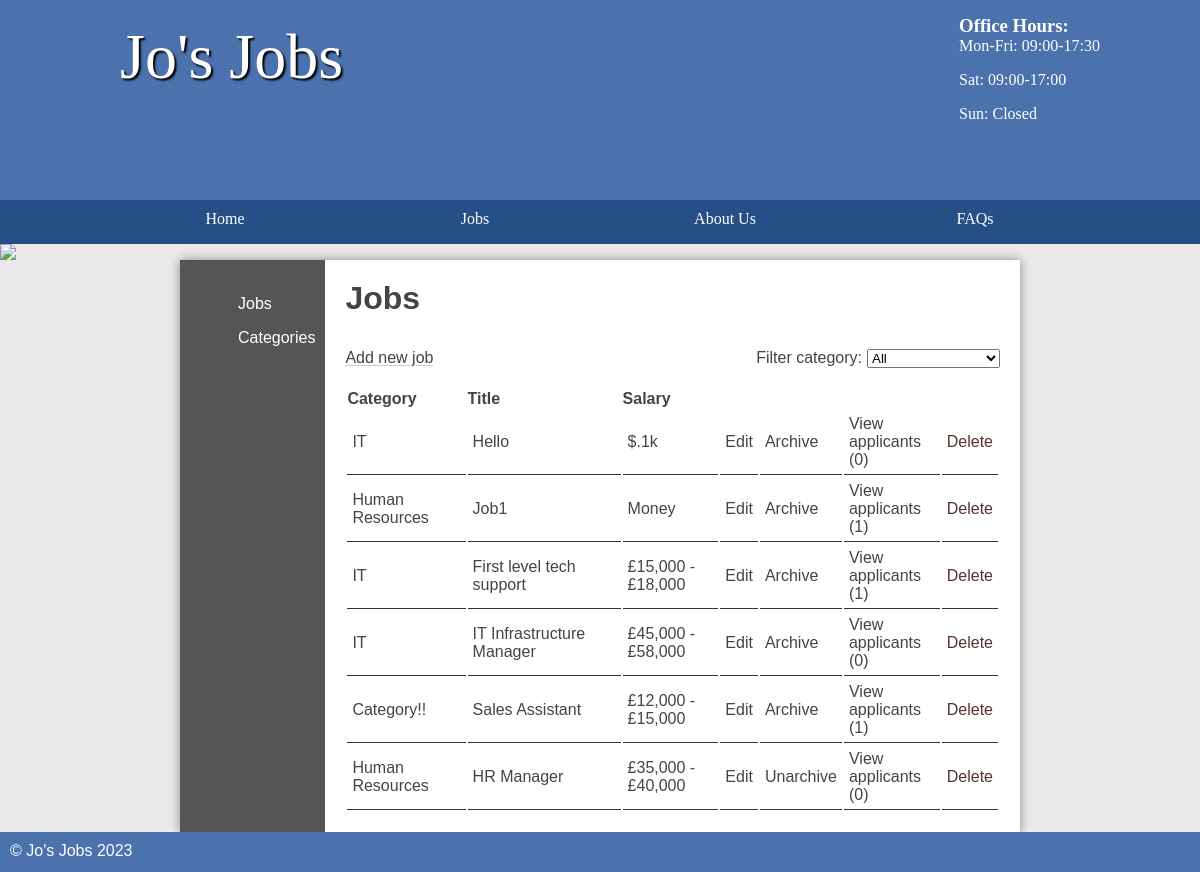
Page /jobs/public/admin/jobs.php (signed in) on the earlier database version.
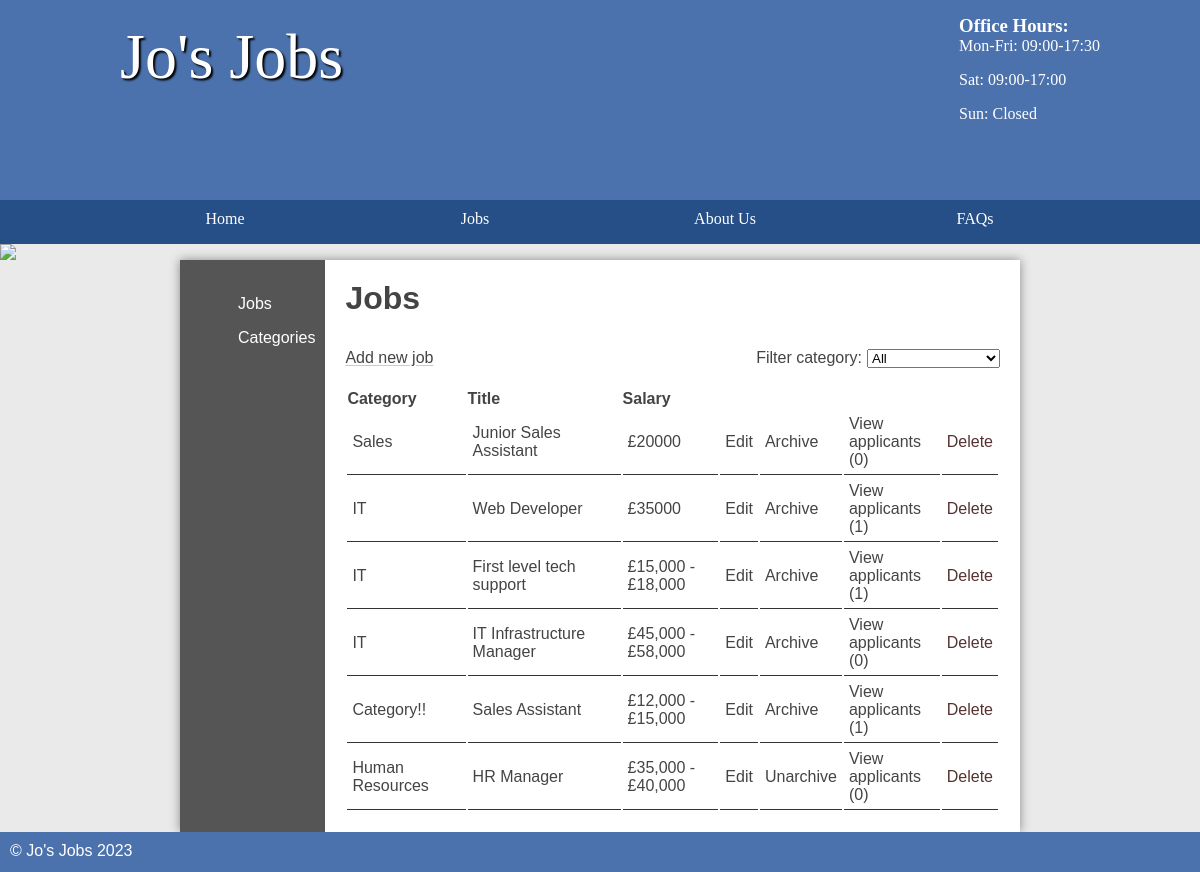
Same page on the later database version.
### tables this page shows
CREATE TABLE `job` (
  `id` int(11) NOT NULL AUTO_INCREMENT,
  `title` varchar(45) DEFAULT NULL,
  `description` longblob DEFAULT NULL,
  `salary` varchar(45) DEFAULT NULL,
  `closingDate` date DEFAULT NULL,
  `categoryId` int(11) DEFAULT NULL,
  `location` varchar(255) DEFAULT NULL,
  `archived` tinyint(1) DEFAULT 0,
  PRIMARY KEY (`id`)
);

CREATE TABLE `category` (
  `id` int(11) NOT NULL AUTO_INCREMENT,
  `name` varchar(45) DEFAULT NULL,
  PRIMARY KEY (`id`)
);

### jobs/include/utils.php (called while the page is built, shortened)
<?php
$loggedIn = ($_SESSION['loggedin'] ?? false) !== false;
function createHead($title = "Home") {
    global $categories, $db;
    $db ??= new Database();
    require 'top-section.html.php';
}

### jobs/classes/database.php (called while the page is built, shortened)
<?php
class Database extends stdClass {
    public function __construct($user = "student", $password = "student", $dbname = "job", $host = "mysql") {
        $this->pdo = new PDO("mysql:host=$host;dbname=$dbname", $user, $password);
    }
    public function __get($name) {
        return $this->$name;
    }
}

### jobs/classes/table.php (called while the page is built, shortened)
<?php
class Table {
    private $pdo;
    private $table;
    public function __construct($pdoInstance, $table) {
        $this->pdo = $pdoInstance;
        $this->table = $table;
    }
    private function selector($binds, $items) {
        $query = "SELECT ";
        $query .= "$items FROM $this->table";
        $statement = $this->bindAndExecute($binds, $query);
        return $statement;
    }
    public function select(array|string $binds = [], array|string $items = '*') {
        return $this->selector($binds, $items)->fetch();
    }
    public function selectAll(array|string $binds = [], array|string $items = '*'): array {
        return $this->selector($binds, $items)->fetchAll();
    }
    private function bindAndExecute(array|string $binds, string $query, array $values = [], bool $debugMode = false): PDOStatement {
        if (is_string($binds))
            $query .= " $binds ";
        else if (!empty($binds)) {
            $query .= " WHERE ";
            foreach ($binds as $key => $value)
                $query .= is_int($key) ? " $value " : " $key = :$key ";
        }
        $statement = $this->pdo->prepare($query);
        if (is_array($binds))
            foreach ($binds as $key => $value)
                if (!is_int($key))
                    $statement->bindValue($key, $value);
        $statement->execute();
        return $statement;
    }
}

### jobs/public/admin/jobs.php (the view, shortened to what this page needs)
<?php
require "../../include/utils.php";
createHead("Job list");
$categoryId = $_POST['category'] ?? $_GET['category'] ?? null;
?>
<main class="sidebar">
	<?php require '../../include/leftside.html.php'; ?>
	<section class="right">
		<?php
		if (!$loggedIn)
			require '../../include/login-admin.html.php';
		else {
		?>
			<h2>Jobs</h2>
			<div class="tablemenu">
				<a class="new" href="addjob.php">Add new job</a>
				<detail>
					<summary>Filter category: </summary>
					<form>
						<select name="category">
							<option value="">All</option>
						</select>
					</form>
				</detail>
			</div>
			<table>
				<thead>
					<tr>
						<th>Category</th>
						<th>Title</th>
						<th style="width: 15%">Salary</th>
						<th style="width: 5%">&nbsp;</th>
						<th style="width: 5%">&nbsp;</th>
						<th style="width: 15%">&nbsp;</th>
						<th style="width: 5%">&nbsp;</th>
					</tr>
				</thead>
				<tbody>
					<?php
					$querys = ['categoryId' => $categoryId, 'order by closingDate asc limit 10'];
					$jobs = $db->job->selectAll($categoryId ? $querys : $querys[0]);
					foreach ($jobs as $job) {
						$applicantCount = $db->applicant->select(['jobId' => $job['id']], 'count(*) as count');
						$category = $db->category->select(['id' => $job['categoryId']]);
					?>
						<tr>
							<td><?= $category['name'] ?></td>
							<td><?= $job['title'] ?></td>
							<td><?= is_numeric(substr($job['salary'], 0, 1)) ? '£' . $job['salary'] : $job['salary'] ?></td>
							<td><a href="editjob.php?id=<?= $job['id'] ?>">Edit</a></td>
							<?php if ($job['archived']) { ?>
								<td><a href="unarchivejob.php?id=<?= $job['id'] ?>">Unarchive</a></td>
							<?php } else { ?>
								<td><a href="archivejob.php?id=<?= $job['id'] ?>">Archive</a></td>
							<?php } ?>
							<td><a style="float: right" href="applicants.php?id=<?= $job['id'] ?>">View applicants (<?= $applicantCount['count'] ?>)</a></td>
							<td>
								<form method="post" action="deletejob.php">
									<input type="submit" name="submit" value="Delete" class="link" />
								</form>
							</td>
						</tr>
					<?php } ?>
				</tbody>
			</table>
		<?php } ?>
	</section>
</main>
<?php include '../../include/footer.html.php'; ?>

### jobs/include/top-section.html.php (shortened to what this page needs)
<!DOCTYPE html>
<html>
<head>
    <link rel="stylesheet" href="/styles.css" />
</head>
<header>
    <section>
        <aside>
            <h3>Office Hours:</h3>
            <p>Mon-Fri: 09:00-17:30</p>
            <p>Sat: 09:00-17:00</p>
            <p>Sun: Closed</p>
        </aside>
        <h1>Jo's Jobs</h1>
    </section>
</header>
<nav>
    <ul>
        <li><a href="/">Home</a></li>
        <li>
            <a href="/admin/jobs.php">Jobs</a>
        </li>
        <li><a href="/about.html">About Us</a></li>
        <li><a href="/faqs.php">FAQs</a></li>
    </ul>
</nav>
<img src="/images/randombanner.php" />

### jobs/include/leftside.html.php
<section class="left">
    <ul>
        <li><a href="/admin/jobs.php">Jobs</a></li>
        <li><a href="/admin/categories.php">Categories</a></li>
    </ul>
</section>

### jobs/include/footer.html.php
<footer>
    &copy; Jo's Jobs 2023
</footer>

### jobs/public/styles.css (style rules this page uses)
* { margin: 0; padding: 0; box-sizing: border-box; }
html { font-family: 'Oxygen-Regular', verdana, sans-serif; }
header { background-color: #4b72ad; color: white; height: 200px; }
header aside { float: right; margin-top: 15px; }
header section { width: 1000px; display: block; margin: auto; }
header h1 { float: left; margin-left: 20px; }
nav { width: 100%; background-color: #264f87; overflow: auto; }
body>img { width: 100%; display: block; }
nav ul { width: 1000px; margin: auto; display: block; list-style-type: none; }
nav ul li { width: 25%; float: left; overflow: auto; text-align: center; }
nav li { color: white; padding-top: 10px; display: block; }
nav li a { color: white; text-decoration: none }
main ul { margin-left: 3em; }
main a { color: #333; }
nav { font-family: 'Oxygen-Regular'; }
header section { display: block; font-family: 'Oxygen-Regular', cursive; }
header h1 { font-weight: normal; }
h1 { font-size: 4em; color: white; text-align: center; padding-top: 20px; text-shadow: 2px 2px 2px #000; }
main { min-height: 50vh; background-color: #fff; width: 70vw; display: block; margin: auto; box-shadow: 0px 0px 10px #888; color: #444; }
footer { min-height: 5vh; color: white; }
main h2 { font-size: 2em; }
p, li, h2 { margin-bottom: 1em; }
footer { background-color: #4b72ad; padding: 10px; color: white; }
form select, form label, form input, form textarea { float: left; width: 200px; padding: 10px; margin-top: 20px; }
input[type="submit"] { clear: both; margin-left: 200px; width: 200px; }
.left ul { list-style-type: none }
section a { color: #444; }
form select { width: 200px; }
table { width: 100%; margin-top: 20px; }
td { padding: 5px; border-bottom: 1px solid #333; }
.stock, .sidebar { display: table; }
.stock>ul, .sidebar .left { width: 10vw; list-style-type: none; display: table-cell; padding: 10px; background-color: #555; margin: 0; }
.stock .products, .sidebar .right { display: table-cell; padding: 20px; }
.stock>ul a, .sidebar .left a { color: white; text-decoration: none; }
table td input[type="submit"] { margin: 0; float: right; width: auto; padding: auto; }
.right { padding: 20px; }
thead th { text-align: left; }
.link[type="submit"] { color: rgb(87, 50, 50); }
.link { all: unset; cursor: pointer; }
:is(section a, .link) { text-decoration: underline #44444447; text-underline-offset: 2px; transition: text-decoration-color, color 0.2s; }
table td :is(a, .link) { text-decoration: none; }
.tablemenu, .tablemenu detail { display: flex; justify-content: space-between; }
.tablemenu summary { display: inline; margin-right: 5px; }
.tablemenu detail :is(select, input) { all: revert; }

Differences in the rows shown:
removed job: categoryId.name "Human Resources", title "Job1", salary "Money", count "1"
changed job: categoryId.name "IT" → "Sales"; title "Hello" → "Junior Sales Assistant"; salary "$.1k" → "£20000"
added job: categoryId.name "IT", title "Web Developer", salary "£35000", count "1"
